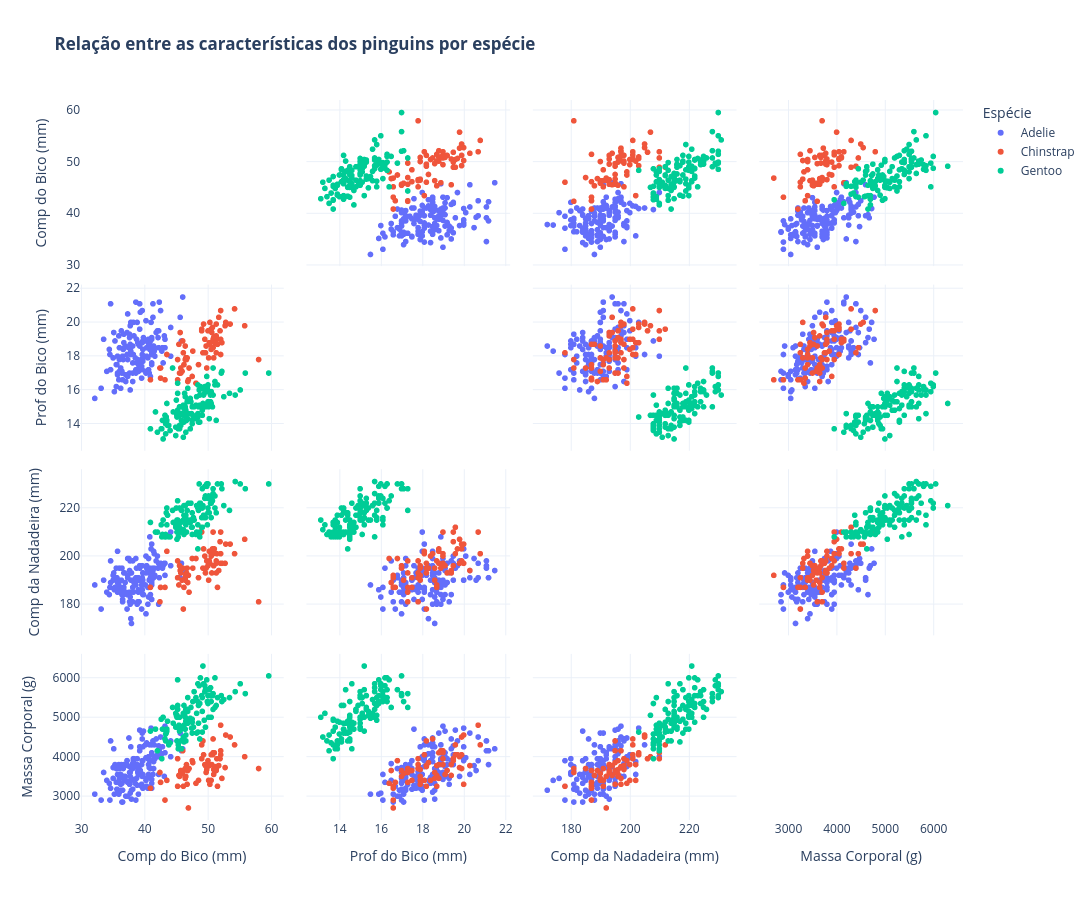

Notebook source saved alongside this figure:
### Markdown cell above
### Grafico de Dispersão Cruzado (Scatter Plot Matrix)

### Code cell
# Matriz de dispersão cruzada das características numéricas por espécie
fig_scatter = px.scatter_matrix(
    df_cleaned,
    dimensions=caracteristicas_pt,
    color='species',
    title='<b>Relação entre as características dos pinguins por espécie</b>',
    template='plotly_white'
)

fig_scatter.update_traces(diagonal_visible=False)
fig_scatter.update_layout(
    width=1200,
    height=900,
    legend_title_text='Espécie'
)

fig_scatter.show()
